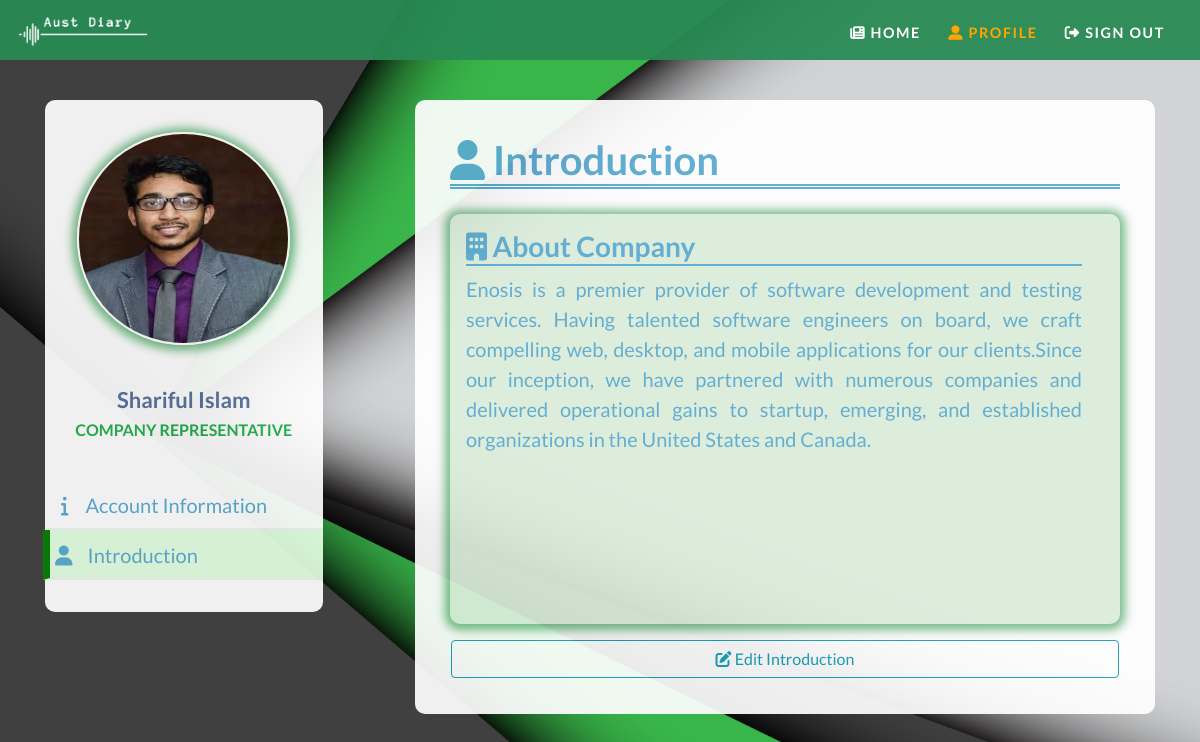
Screenshot of /viewProfileIntro.php?userId=sharif@yahoo.com (signed in) with the database file from the repository.
### tables this page shows
CREATE TABLE `user` (
  `User_id` int(11) NOT NULL,
  `Email_id` varchar(100) NOT NULL,
  `FirstName` varchar(50) DEFAULT NULL,
  `LastName` varchar(50) DEFAULT NULL,
  `ContactNumber` varchar(11) DEFAULT NULL,
  `Image` text DEFAULT NULL,
  `Password` text DEFAULT NULL,
  `IdNumber` varchar(15) DEFAULT NULL,
  `CompanyName` varchar(50) DEFAULT NULL,
  `CompanyType` varchar(50) DEFAULT NULL,
  `Address` varchar(200) DEFAULT NULL,
  `Gender` varchar(10) DEFAULT NULL,
  `Rank` varchar(25) DEFAULT NULL,
  `Department` varchar(100) DEFAULT NULL,
  `Semester` varchar(6) DEFAULT NULL,
  `Year` int(11) DEFAULT NULL,
  `Description` longtext DEFAULT NULL,
  `Skills` text DEFAULT NULL,
  `Account_Status` int(11) NOT NULL DEFAULT 2
);

### viewProfileIntro.php (the view, shortened to what this page needs)
<?php
require_once "pdo.php";
global $opData;
$stmt = $pdo->query("SELECT * FROM outerpages");
$opDatas = $stmt->fetchAll(PDO::FETCH_ASSOC);
foreach ($opDatas as $data) {
$opData[$data['name']]=$data['value'];
}
if ( ! isset($_SESSION['signed_in_user']) ) {
  $_SESSION["warning"] = "Please sign in first";
  header("Location:signin.php");
  return;
}
else{
		$about_company = null;
	$stmt = $pdo->prepare("SELECT * FROM user where Email_id = :xyz");
		$stmt->execute(array(":xyz" => $_GET['userId']));
		$row = $stmt->fetch(PDO::FETCH_ASSOC);
		$viewFlag=$row['Rank'];
		if ($row['Rank']=='Student') {
			$about_student = htmlentities($row['Description']);
			$student_skill = htmlentities($row['Skills']);
		}
		else if ($row['Rank']=='Teacher') {
			$about_teacher= htmlentities($row['Description']);
			$teacher_skill = htmlentities($row['Skills']);
		}
		else{
			$about_company = htmlentities($row['Description']);
		}
}
?>
<!DOCTYPE html>
<html>
<head>
<link rel="stylesheet" href="https://stackpath.bootstrapcdn.com/bootstrap/4.4.1/css/bootstrap.min.css">
	<link type="text/css" rel="stylesheet" href ="css/profile_view.css"/>
</head>
<body onload="viewSelector('<?php echo (htmlentities($viewFlag)); ?>')">
<nav class="navbar navbar-expand-md navbar-dark bg-dark fixed-top">
	<a class="navbar-brand" href="home.php"><?php echo '<img src="DATABASE/img/'.htmlentities($opData['logoWhite']).'"/>'?></a>
	<div class="collapse navbar-collapse" id="navbarExpandView">
		<ul class="navbar-nav ml-auto">
			<li>
				<a class="nav-link" href="home.php"><i class="fas fa-newspaper"></i> HOME</a>
			</li>
			<li>
				<a class="nav-link active" href=<?php echo('"viewProfileInfo.php?userId='.$_GET['userId'].'"'); ?>><i class="fas fa-user-alt"></i> PROFILE</a>
			</li>
			<li>
				<a class="nav-link" href="signout.php"><i class="fas fa-sign-out-alt"></i> SIGN OUT</a>
			</li>
		</ul>
	</div>
</nav>
<div class="container">
	<div class="row profile">
		<div class="col-lg-3 profile-sidebar" id="profile_sidebar">
			<div class="row">
				<div class="col-lg-12">
					<div class="user-img">
						<?php
    						echo '<img src="DATABASE/User_Profile_Picture/'.$row['Image'].'" class="project-photo-frame rounded-circle" alt="'.htmlentities($row['FirstName'].' '.$row['LastName']).'"/>';
						?>
					</div>
				</div>
			</div>
			<div class="row">
				<div class="col-lg-12">
					<div class="user-title">
						<div class="user-name">
							<h5 title="<?= htmlentities($row['FirstName'].' '.$row['LastName']) ?>"><?= htmlentities($row['FirstName'].' '.$row['LastName']) ?></h5>
						</div>
						<div class="user-dept">
							<h6><?php
							if ($viewFlag=='Company Representative') {
								echo htmlentities($viewFlag);
							}
							else{
								echo htmlentities($row['Department']);
							}
							 ?></h6>
						</div>
					</div>
				</div>
			</div>
			<div class="row">
				<div class="col-lg-12">
					<div class="user-menu">
						<ul class="nav">
							<a href=<?php echo('"viewProfileInfo.php?userId='.$_GET['userId'].'"'); ?> class="menu-link" id="information-link"><li><i class="fas fa-info" id="info"></i>Account Information</li></a>
							<a href=<?php echo('"viewProfileIntro.php?userId='.$_GET['userId'].'"'); ?> class="menu-link active" id="introduction-link"><li><i class="fas fa-user" id="intro"></i>Introduction</li></a>
						</ul>
					</div>
				</div>
			</div>
	</div>
	<div class="col-lg-1 profile-division"></div>
	<div class="col-lg-8 profile-content edit-profile-show" id="view-company-introduction-content">
			<div class="container content-padding">
			<div class="row">
				<h1 class="header-info-edit"><i class="fas fa-user"></i> Introduction</h1>
			</div>
			<div class="row">
				<div class="col-lg-12  notification-panel">
					<div class="scroll-bar">
					<div class="form-padding">
			<div class="row">
				<h3 class="view-header-edit"><i class="fas fa-building"></i> About Company</h3>
			</div>
			<div class="row">
				<p class="company-bio-paragraph"><?= htmlentities($about_company) ?></p>
			</div>
			</div>
					</div>
				</div>
			</div>
		</div>
		<?php
		if ($_SESSION['signed_in_user']==$_GET['userId']) {
			echo '<div class="row">
					<div class="col-12 col-lg-12 pb-0 pt-0">
						<button onclick="document.location='."'editProfileIntro.php'".'" class="btn btn-outline-info btn-md w-100 mb-3"><i class="fas fa-edit"></i> Edit Introduction</button>
					</div>
				</div>';
		 }?>
		</div>
</div>
</div>
</body>
</html>

### css/profile_view.css (style rules this page uses)
body { font-family: 'Lato',sans-sharif; background-attachment:fixed; background-position: center; background-size: cover; background-image: url(../DATABASE/img/profile.jpg); }
[class*="col-"] { padding: 1rem; }
.row { margin-left: 0px!important; margin-right: 0px!important; }
.navbar { position: fixed; top: 0; right: 0; left: 0; z-index: 1030; font-weight:700; font-size: .9rem; letter-spacing:.1rem; background: rgba(41,137,83,0.95)!important; }
.navbar-brand img { height: 2rem; }
.navbar-nav li { padding-right: .7rem; }
.navbar-dark .navbar-nav .nav-link { color: white; padding-top:.8rem; }
.navbar-dark .navbar-nav .nav-link.active,.navbar-dark .navbar-nav .nav-link:hover { color:orange; }
.profile-sidebar { background-color: white; border-radius: 10px 10px 10px 10px; height: 100%; }
.profile { margin-top: 100px; opacity: 0.92; }
.user-img { text-align: center; width: 213px; height: 213px; }
.user-img img { box-shadow: 0px 1px 10px 5px #0486268f; border: 3px solid #ffffff; }
.user-title { text-align: center; margin-top: 10px; margin-right: -30px; margin-left: -30px; }
.user-name h5 { color:#5a73a1; font-size:22px; font-weight:600; margin-bottom: 7px; overflow: hidden; text-overflow: ellipsis; display: -webkit-box; -webkit-line-clamp: 2; -webkit-box-orient: vertical; }
.user-dept h6 { text-transform:uppercase; color: #24B04D; font-size: 16px; font-weight: 600; }
.user-menu { margin-right: -40px; margin-left: -31px; }
.user-menu a { margin-right: 8px; font-size: 20px; padding-left: 10px; }
.user-menu ul li { list-style-type: none; }
.user-menu a { text-decoration: none; height: 50px; width: 100%; padding-top: 10px; cursor: pointer; color: #5babd1; }
#intro { margin-right: 15px; }
#info { margin-right: 17px; margin-left: 5px; }
.user-menu ul a { border-bottom: 2px solid #f0f4f7 !important; }
.user-menu .nav .menu-link.active { color: #5babd1; background-color: #e3ffe3; border-left: 7px solid green; margin-left: -3px; padding-left: 5px; }
.profile-content { padding: 20px; background: #fff; border-radius: 10px 10px 10px 10px; }
.header-info-edit { color: #5babd1; font-weight: bold; width: 100%; border-bottom: 5px double #5babd1 !important; margin-bottom: 25px; }
.content-padding { padding-top: 16px; padding-bottom: 16px; }
.notification-panel { width: 100%; min-height: 410px; max-height: 410px; border-radius: 10px 10px 10px 10px; box-shadow: 0px 1px 10px 5px #0486268f; background-color: #ddefdd; }
.rounded-circle { border:2px solid white !important; }
.scroll-bar { overflow: auto; max-height: 380px; padding-right: 10px; }
.project-photo-frame { width: 100%; height: 100%; }
.form-padding { padding-right: 12px; }
.view-header-edit { border-bottom: 2px solid #5babd1 !important; color: #5babd1; font-weight: bold; width: 100%; }
.company-bio-paragraph { min-height: 320px; font-size: 20px; text-align: justify; color: #5babd1; }

### rows the page displays
user: Image (picture), FirstName+LastName "Shariful Islam", Rank "COMPANY REPRESENTATIVE", Description "Enosis is a premier provider of software development and testing services. Having talented software engineers on board, we craft compelling web, desktop, and mobile applications for our clients.Since our inception, we have partnered with numerous companies and delivered operational gains to startup, emerging, and established organizations in the United States and Canada."
